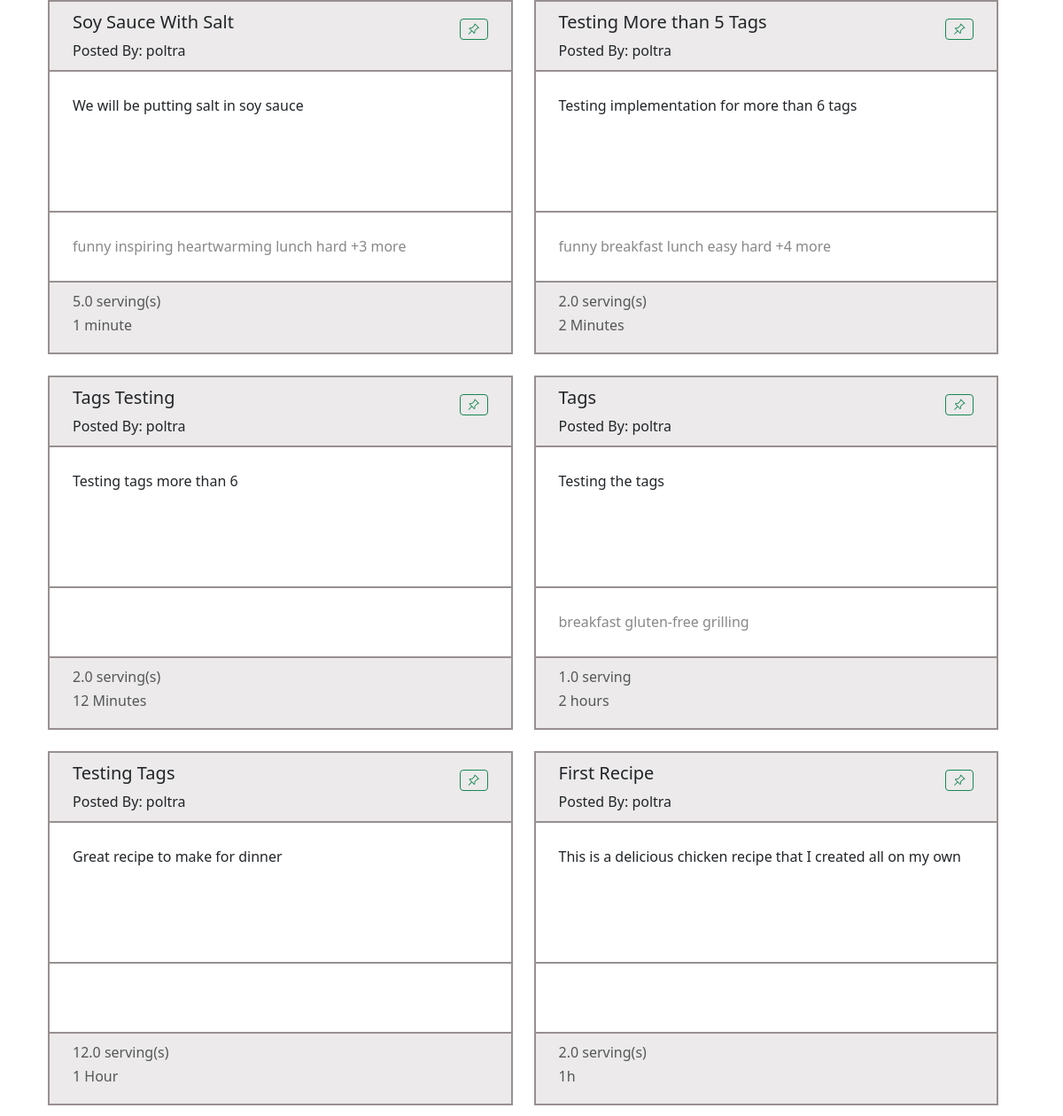
The page /index (lower part) on the database as committed earlier.
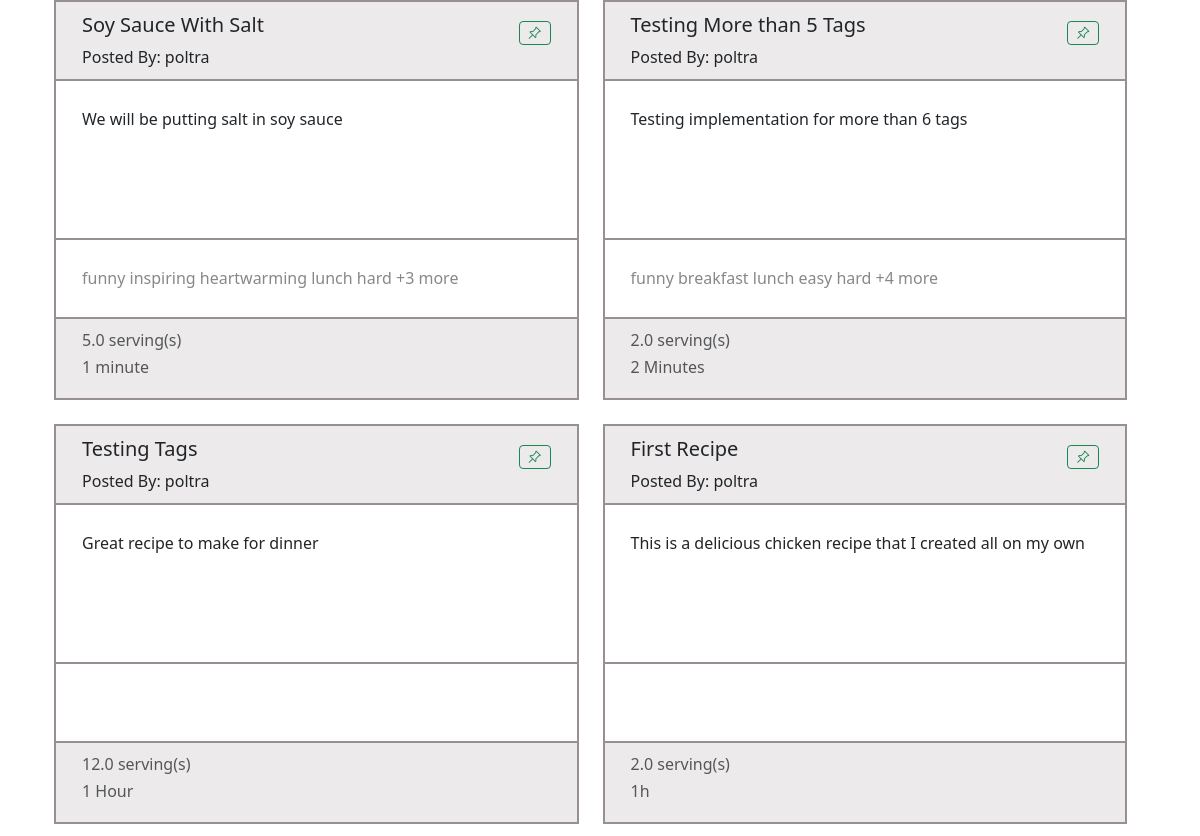
The same page on the database as committed later.
### app/main/models.py (models this page shows, shortened)
class Recipe(db.Model):
    id : sqlo.Mapped[int] = sqlo.mapped_column(primary_key=True)
    title : sqlo.Mapped[str] = sqlo.mapped_column(sqla.String(150), default="")
    description: sqlo.Mapped[str] = sqlo.mapped_column(sqla.String(1500), default="")
    servingSize : sqlo.Mapped[float] = sqlo.mapped_column(sqla.Float, default=0)
    estimatedTime : sqlo.Mapped[str] = sqlo.mapped_column(sqla.String(25), default="")
    steps : sqlo.Mapped[str] = sqlo.mapped_column(sqla.String, default="")
    timestamp : sqlo.Mapped[Optional[datetime]] = sqlo.mapped_column(default = lambda : datetime.now(timezone.utc))
    is_draft : sqlo.Mapped[bool] = sqlo.mapped_column(sqla.Boolean, default=True)
    user_id : sqlo.Mapped[int] = sqlo.mapped_column(sqla.ForeignKey('user.id'))
    writer : sqlo.Mapped['User'] = sqlo.relationship(back_populates='written_recipes')
    tags: sqlo.WriteOnlyMapped['Tag'] = sqlo.relationship(
        secondary=recipe_tags_table,
        primaryjoin=(recipe_tags_table.c.recipe_id == id),
        back_populates='recipes',
        passive_deletes=True)
    recipe_saved_by_users : sqlo.WriteOnlyMapped['User'] = sqlo.relationship(
        secondary=saved_recipes_table,
        primaryjoin=(saved_recipes_table.c.recipe_id == id),
        back_populates='users_saved_recipes',
        passive_deletes=True)
    def get_num_tag(self):
        return len(self.get_tags())
    ingredients_used: sqlo.WriteOnlyMapped['RecipeIngredientUse'] = sqlo.relationship(back_populates='recipe_usecase_recipe', passive_deletes=True)
    def get_tags(self):
        return db.session.scalars(self.tags.select()).all()

class User(db.Model, UserMixin):
    id: sqlo.Mapped[int] = sqlo.mapped_column(primary_key=True)
    first_name: sqlo.Mapped[str] = sqlo.mapped_column(sqla.String(64))
    last_name: sqlo.Mapped[str] = sqlo.mapped_column(sqla.String(64))
    username: sqlo.Mapped[str] = sqlo.mapped_column(sqla.String(64))
    email: sqlo.Mapped[str] = sqlo.mapped_column(sqla.String(120))
    password_hash: sqlo.Mapped[str] = sqlo.mapped_column(sqla.String(256))
    is_certified: sqlo.Mapped[bool] = sqlo.mapped_column(sqla.Boolean, default=False)
    written_recipes: sqlo.WriteOnlyMapped['Recipe'] = sqlo.relationship(back_populates='writer')
    users_saved_recipes : sqlo.WriteOnlyMapped['Recipe'] = sqlo.relationship(
        secondary=saved_recipes_table,
        primaryjoin=(saved_recipes_table.c.user_id == id),
        back_populates='recipe_saved_by_users',
        passive_deletes=True)
    curr_ingredients: sqlo.WriteOnlyMapped['UserIngredientListUse'] = sqlo.relationship(back_populates='userlist_user')

class Tag(db.Model):
    id: sqlo.Mapped[int] = sqlo.mapped_column(primary_key=True)
    name: sqlo.Mapped[str] = sqlo.mapped_column(sqla.String(20))
    recipes: sqlo.WriteOnlyMapped['Recipe'] = sqlo.relationship(
        secondary=recipe_tags_table, primaryjoin=(recipe_tags_table.c.tag_id == id), back_populates='tags')

### app/main/routes.py (the view, shortened to what this page needs)
@bp_main.route('/', methods=['GET'])
@bp_main.route('/index', methods=['GET', 'POST'])
def index():
    empty_form = EmptyForm()
    sort_form = SortForm()
    if request.method == 'GET':
        recipes = sqla.select(Recipe).where(Recipe.is_draft == False).order_by(Recipe.timestamp.desc())
    all_recipes  = db.session.scalars(recipes).all()
    return render_template('index.html', title="", recipes=all_recipes, form=empty_form, sortform = sort_form)

### meal_planner.py (called while the page is built)
@app.before_request
def initDB(*args, **kwargs):
    if app._got_first_request:
        db.create_all()

### app/main/templates/index.html (shortened to what this page needs)
{% extends "base.html" %}
{% import 'bootstrap_wtf.html' as wtf %}
{% block content %}
    <div class="recipe-card-collection">
        {% for recipe in recipes %}
            <div class="recipe-card">{% include '_recipe.html' %} </div>
        {% endfor %}
    </div>
</div>
{% endblock %}

### app/main/templates/_recipe.html (shortened to what this page needs)
<div class="shine-effect">
    <a class="hidden-link" href="{{ url_for('main.viewRecipe', recipe_id=recipe.id) }}">
        <div class="recipe-card-header bottom-line">
            <span>
                <h5>{{ recipe.title }}</h5>
                <h7>Posted By: {{ recipe.writer.username }}</h7>
            </span>
            <span class="icon-button">
                <form action="" method="post">
                    <button type="submit" class="btn btn-outline-success btn-sm">
                        <i class="bi bi-pin-angle"></i><span class="button-description">Save</span>
                    </button>
                </form>
            </span>
        </div>
        <div class="recipe-card-content bottom-line">
            <p>{{ recipe.description }}</p>
        </div>
        <div class = "recipe-card-tags bottom-line">
            {% if recipe.get_num_tag() > 6 %}
                {% for tag in recipe.get_tags()[:5] %}
                    {{tag.name}}
                {% endfor %}
                +{{ recipe.get_num_tag()-5 }} more
            {% else %}
                {% for tag in recipe.get_tags() %}
                    {{tag.name}}
                {% endfor %}
            {% endif %}
        </div>
        <div class="recipe-card-footer">
            <span>
                {% if recipe.servingSize > 1 %}
                    <h6 class="text-muted"> {{recipe.servingSize}} serving(s) </h5>
                {% else %}
                    <h6 class="text-muted"> {{recipe.servingSize}} serving </h5>
                {% endif %}
                <h6 class="text-muted"> {{recipe.estimatedTime}} </h5>
            </span>
        </div>
    </a>
</div>

Rows that differ between the two databases and show on the page:
removed Recipe: title "Tags Testing", writer.username "poltra", description "Testing tags more than 6", servingSize "2.0", estimatedTime "12 Minutes"
removed Recipe: title "Tags", writer.username "poltra", description "Testing the tags", servingSize "1.0", estimatedTime "2 hours", Tag (name "breakfast")
no longer on this page (row unchanged): Tag: name "gluten-free", shown under "Tags"
no longer on this page (row unchanged): Tag: name "grilling", shown under "Tags"
